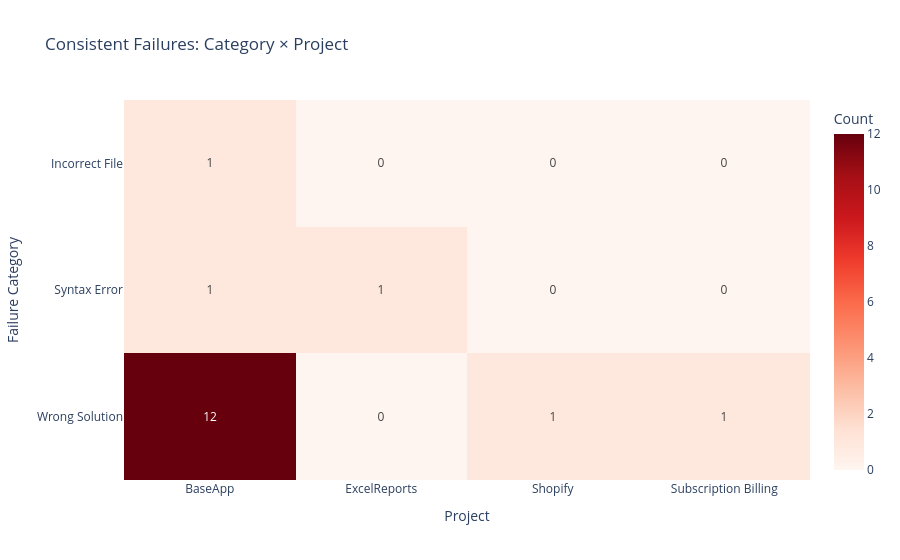

The cell this chart's notebook holds for it:
### Code cell
# Heatmap: Failure Category x Project
if len(consistent_failures) > 0:
    consistent_failures_detail = consistent_failures.copy()
    consistent_failures_detail["project"] = consistent_failures_detail.index.map(task_projects)

    heatmap_data = consistent_failures_detail.groupby(["most_common", "project"]).size().unstack(fill_value=0)

    fig = px.imshow(
        heatmap_data,
        title="Consistent Failures: Category x Project",
        labels={"x": "Project", "y": "Failure Category", "color": "Count"},
        aspect="auto",
        color_continuous_scale="Reds",
        text_auto=True,
    )
    fig.show()

### Figure 1 — Plotly figure (JSON) as saved in the notebook; plotly's stock layout.template omitted (floating-point values rounded to 4 significant figures)
{"data": [{"coloraxis": "coloraxis", "hovertemplate": "Project: %{x}<br>Failure Category: %{y}<br>Count: %{z}<extra></extra>", "name": "0", "texttemplate": "%{z}", "type": "heatmap", "x": ["BaseApp", "ExcelReports", "Shopify", "Subscription Billing"], "xaxis": "x", "y": ["Incorrect File", "Syntax Error", "Wrong Solution"], "yaxis": "y", "z": [[1, 0, 0, 0], [1, 1, 0, 0], [12, 0, 1, 1]]}], "layout": {"coloraxis": {"colorbar": {"title": {"text": "Count"}}, "colorscale": [[0, "rgb(255,245,240)"], [0.125, "rgb(254,224,210)"], [0.25, "rgb(252,187,161)"], [0.375, "rgb(252,146,114)"], [0.5, "rgb(251,106,74)"], [0.625, "rgb(239,59,44)"], [0.75, "rgb(203,24,29)"], [0.875, "rgb(165,15,21)"], [1, "rgb(103,0,13)"]]}, "title": {"text": "Consistent Failures: Category × Project"}, "xaxis": {"anchor": "y", "domain": [0, 1], "title": {"text": "Project"}}, "yaxis": {"anchor": "x", "autorange": "reversed", "domain": [0, 1], "title": {"text": "Failure Category"}}}}
